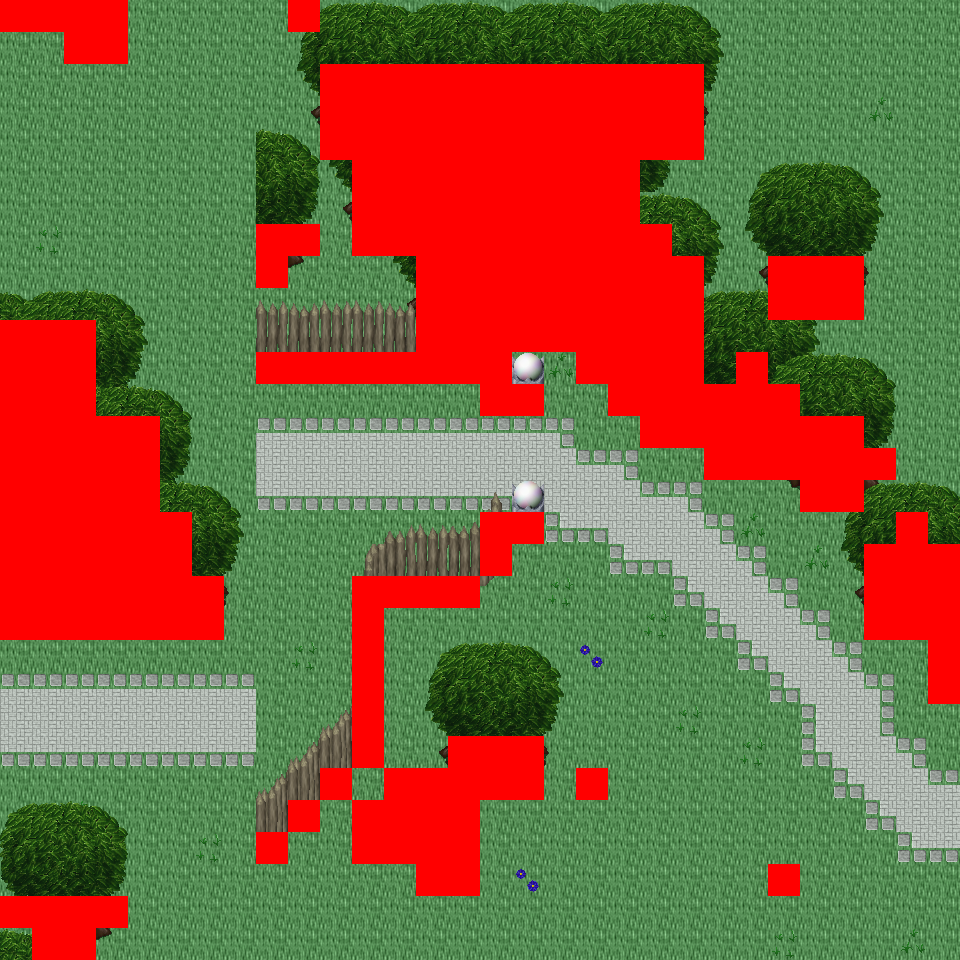

This is a level from a 2D game, rendered from its Tiled map with the project's own tilesets. A one-line summary and the map file follow, with tile-layer data summarised:
An orthogonal 30x30 tile map with 32x32 px tiles, 6 tile layers (Ground, Object, Object2, Above, ...), 48 tilesets and 7 objects (7x mapExit).

<map version="1.0" orientation="orthogonal" renderorder="right-down" width="30" height="30" tilewidth="32" tileheight="32" nextobjectid="8">
  <tileset firstgid="1" name="tileset_logic_collision" tilewidth="32" tileheight="32" tilecount="1" columns="1">
    <image source="../drawable/tileset_logic_collision.png" width="32" height="32" />
  </tileset>
  <tileset firstgid="2" name="tileset_ground_ground" tilewidth="32" tileheight="32" tilecount="33" columns="3">
    <image source="../drawable/tileset_ground_ground.png" width="96" height="352" />
  </tileset>
  <tileset firstgid="35" name="tileset_ground_water_water" tilewidth="32" tileheight="32" tilecount="24" columns="3">
    <image source="../drawable/tileset_ground_water_water.png" width="96" height="256" />
  </tileset>
  <tileset firstgid="59" name="tileset_plant_grasses" tilewidth="32" tileheight="32" tilecount="6" columns="3">
    <image source="../drawable/tileset_plant_grasses.png" width="96" height="64" />
  </tileset>
  <tileset firstgid="65" name="tileset_ground_grass_edges" tilewidth="32" tileheight="32" tilecount="36" columns="12">
    <image source="../drawable/tileset_ground_grass_edges.png" width="384" height="96" />
  </tileset>
  <tileset firstgid="101" name="tileset_plant_tree_tree_green" tilewidth="32" tileheight="32" tilecount="88" columns="8">
    <image source="../drawable/tileset_plant_tree_tree_green.png" width="256" height="352" />
  </tileset>
  <tileset firstgid="189" name="tileset_ground_water_pool_grassy" tilewidth="32" tileheight="32" tilecount="27" columns="9">
    <image source="../drawable/tileset_ground_water_pool_grassy.png" width="288" height="96" />
  </tileset>
  <tileset firstgid="216" name="tileset_ground_water_water_corners" tilewidth="32" tileheight="32" tilecount="12" columns="6">
    <image source="../drawable/tileset_ground_water_water_corners.png" width="192" height="64" />
  </tileset>
  <tileset firstgid="228" name="tileset_plant_flower_daisy_blue" tilewidth="32" tileheight="32" tilecount="8" columns="2">
    <image source="../drawable/tileset_plant_flower_daisy_blue.png" width="64" height="128" />
  </tileset>
  <tileset firstgid="236" name="tileset_ground_water_channels_grassy" tilewidth="32" tileheight="32" tilecount="6" columns="3">
    <image source="../drawable/tileset_ground_water_channels_grassy.png" width="96" height="64" />
  </tileset>
  <tileset firstgid="242" name="tileset_plant_flower_daisy_yellow" tilewidth="32" tileheight="32" tilecount="8" columns="2">
    <image source="../drawable/tileset_plant_flower_daisy_yellow.png" width="64" height="128" />
  </tileset>
  <tileset firstgid="250" name="tileset_plant_flower_daisy_white" tilewidth="32" tileheight="32" tilecount="8" columns="2">
    <image source="../drawable/tileset_plant_flower_daisy_white.png" width="64" height="128" />
  </tileset>
  <tileset firstgid="258" name="tileset_building_wall_wall_brown" tilewidth="32" tileheight="32" tilecount="12" columns="3">
    <image source="../drawable/tileset_building_wall_wall_brown.png" width="96" height="128" />
  </tileset>
  <tileset firstgid="270" name="tileset_plant_bush_bushes" tilewidth="32" tileheight="32" tilecount="10" columns="5">
    <image source="../drawable/tileset_plant_bush_bushes.png" width="160" height="64" />
  </tileset>
  <tileset firstgid="280" name="tileset_plant_vine" tilewidth="32" tileheight="32" tilecount="3" columns="1">
    <image source="../drawable/tileset_plant_vine.png" width="32" height="96" />
  </tileset>
  <tileset firstgid="283" name="tileset_building_decoration_rocks_2" tilewidth="32" tileheight="32" tilecount="2" columns="1">
    <image source="../drawable/tileset_building_decoration_rocks_2.png" width="32" height="64" />
  </tileset>
  <tileset firstgid="285" name="tileset_plant_stump_stump_green" tilewidth="32" tileheight="32" tilecount="4" columns="2">
    <image source="../drawable/tileset_plant_stump_stump_green.png" width="64" height="64" />
  </tileset>
  <tileset firstgid="289" name="tileset_building_decoration_green_block" tilewidth="32" tileheight="32" tilecount="4" columns="2">
    <image source="../drawable/tileset_building_decoration_green_block.png" width="64" height="64" />
  </tileset>
  <tileset firstgid="293" name="tileset_plant_tree_tree_golden_small" tilewidth="32" tileheight="32" tilecount="6" columns="2">
    <image source="../drawable/tileset_plant_tree_tree_golden_small.png" width="64" height="96" />
  </tileset>
  <tileset firstgid="299" name="tileset_plant_flower_daisy_red" tilewidth="32" tileheight="32" tilecount="8" columns="2">
    <image source="../drawable/tileset_plant_flower_daisy_red.png" width="64" height="128" />
  </tileset>
  <tileset firstgid="307" name="tileset_plant_stump_stump_purple" tilewidth="32" tileheight="32" tilecount="4" columns="2">
    <image source="../drawable/tileset_plant_stump_stump_purple.png" width="64" height="64" />
  </tileset>
  <tileset firstgid="311" name="tileset_item_pot_dark_barrel" tilewidth="32" tileheight="32" tilecount="2" columns="1">
    <image source="../drawable/tileset_item_pot_dark_barrel.png" width="32" height="64" />
  </tileset>
  <tileset firstgid="313" name="tileset_ground_ladder_vertical_dark" tilewidth="32" tileheight="32" tilecount="3" columns="3">
    <image source="../drawable/tileset_ground_ladder_vertical_dark.png" width="96" height="32" />
  </tileset>
  <tileset firstgid="316" name="tileset_item_statue_green_stone" tilewidth="32" tileheight="32" tilecount="12" columns="4">
    <image source="../drawable/tileset_item_statue_green_stone.png" width="128" height="96" />
  </tileset>
  <tileset firstgid="328" name="tileset_item_statue_grey_stone" tilewidth="32" tileheight="32" tilecount="4" columns="2">
    <image source="../drawable/tileset_item_statue_grey_stone.png" width="64" height="64" />
  </tileset>
  <tileset firstgid="332" name="tileset_ground_rock_pebbles" tilewidth="32" tileheight="32" tilecount="3" columns="1">
    <image source="../drawable/tileset_ground_rock_pebbles.png" width="32" height="96" />
  </tileset>
  <tileset firstgid="335" name="tileset_item_corpse_huge_animal" tilewidth="32" tileheight="32" tilecount="16" columns="2">
    <image source="../drawable/tileset_item_corpse_huge_animal.png" width="64" height="256" />
  </tileset>
  <tileset firstgid="351" name="tileset_building_fence_fence_chunky" tilewidth="32" tileheight="32" tilecount="21" columns="3">
    <image source="../drawable/tileset_building_fence_fence_chunky.png" width="96" height="224" />
  </tileset>
  <tileset firstgid="372" name="tileset_building_roof_red" tilewidth="32" tileheight="32" tilecount="20" columns="5">
    <image source="../drawable/tileset_building_roof_red.png" width="160" height="128" />
  </tileset>
  <tileset firstgid="392" name="tileset_building_decoration_banner" tilewidth="32" tileheight="32" tilecount="12" columns="1">
    <image source="../drawable/tileset_building_decoration_banner.png" width="32" height="384" />
  </tileset>
  <tileset firstgid="404" name="tileset_building_door_closed" tilewidth="32" tileheight="32" tilecount="1" columns="1">
    <image source="../drawable/tileset_building_door_closed.png" width="32" height="32" />
  </tileset>
  <tileset firstgid="405" name="tileset_building_window_window_right" tilewidth="32" tileheight="32" tilecount="2" columns="2">
    <image source="../drawable/tileset_building_window_window_right.png" width="64" height="32" />
  </tileset>
  <tileset firstgid="407" name="tileset_building_decoration_floor_sparkle" tilewidth="32" tileheight="32" tilecount="18" columns="3">
    <image source="../drawable/tileset_building_decoration_floor_sparkle.png" width="96" height="192" />
  </tileset>
  <tileset firstgid="425" name="tileset_object_well" tilewidth="32" tileheight="32" tilecount="4" columns="2">
    <image source="../drawable/tileset_object_well.png" width="64" height="64" />
  </tileset>
  <tileset firstgid="429" name="tileset_building_decoration_magician_banner" tilewidth="32" tileheight="32" tilecount="3" columns="3">
    <image source="../drawable/tileset_building_decoration_magician_banner.png" width="96" height="32" />
  </tileset>
  <tileset firstgid="432" name="tileset_building_decoration_chimney" tilewidth="32" tileheight="32" tilecount="2" columns="1">
    <image source="../drawable/tileset_building_decoration_chimney.png" width="32" height="64" />
  </tileset>
  <tileset firstgid="434" name="tileset_logic_item_sheepfood" tilewidth="32" tileheight="32" tilecount="1" columns="1">
    <image source="../drawable/tileset_logic_item_sheepfood.png" width="32" height="32" />
  </tileset>
  <tileset firstgid="435" name="tileset_logic_creature_rodent" tilewidth="32" tileheight="32" tilecount="8" columns="8">
    <image source="../drawable/tileset_logic_creature_rodent.png" width="256" height="32" />
  </tileset>
  <tileset firstgid="443" name="tileset_logic_creature_animal" tilewidth="32" tileheight="32" tilecount="32" columns="8">
    <image source="../drawable/tileset_logic_creature_animal.png" width="256" height="128" />
  </tileset>
  <tileset firstgid="475" name="tileset_logic_item_resources" tilewidth="32" tileheight="32" tilecount="6" columns="6">
    <image source="../drawable/tileset_logic_item_resources.png" width="192" height="32" />
  </tileset>
  <tileset firstgid="481" name="tileset_logic_protection" tilewidth="32" tileheight="32" tilecount="2" columns="2">
    <image source="../drawable/tileset_logic_protection.png" width="64" height="32" />
  </tileset>
  <tileset firstgid="483" name="tileset_ground_green_paving" tilewidth="32" tileheight="32" tilecount="18" columns="3">
    <image source="../drawable/tileset_ground_green_paving.png" width="96" height="192" />
  </tileset>
  <tileset firstgid="501" name="tileset_building_fence_palisade" tilewidth="32" tileheight="32" tilecount="84" columns="6">
    <image source="../drawable/tileset_building_fence_palisade.png" width="192" height="448" />
  </tileset>
  <tileset firstgid="585" name="tileset_light_light_5x5" tilewidth="32" tileheight="32" tilecount="25" columns="5">
    <image source="../drawable/tileset_light_light_5x5.png" width="160" height="160" />
  </tileset>
  <tileset firstgid="610" name="tileset_light_door_light" tilewidth="32" tileheight="32" tilecount="12" columns="3">
    <image source="../drawable/tileset_light_door_light.png" width="96" height="128" />
  </tileset>
  <tileset firstgid="622" name="tileset_building_decoration_orbpedestal" tilewidth="32" tileheight="32" tilecount="2" columns="1">
    <image source="../drawable/tileset_building_decoration_orbpedestal.png" width="32" height="64" />
  </tileset>
  <tileset firstgid="624" name="tileset_item_pot_wooden_crates" tilewidth="32" tileheight="32" tilecount="6" columns="3">
    <image source="../drawable/tileset_item_pot_wooden_crates.png" width="96" height="64" />
  </tileset>
  <tileset firstgid="630" name="tileset_logic_creature_fowl" tilewidth="32" tileheight="32" tilecount="6" columns="6">
    <image source="../drawable/tileset_logic_creature_fowl.png" width="192" height="32" />
  </tileset>
  <layer name="Ground" width="30" height="30">
    <data>[900 cells, 900 non-empty, 1 distinct tile ids]</data>
  </layer>
  <layer name="Object" width="30" height="30">
    <data>[900 cells, 120 non-empty, 16 distinct tile ids]</data>
  </layer>
  <layer name="Object2" width="30" height="30">
    <data>[900 cells, 161 non-empty, 44 distinct tile ids]</data>
  </layer>
  <layer name="Above" width="30" height="30">
    <data>[900 cells, 296 non-empty, 70 distinct tile ids]</data>
  </layer>
  <layer name="Above2" width="30" height="30">
    <data>[900 cells, 11 non-empty, 6 distinct tile ids]</data>
  </layer>
  <layer name="Walkable" width="30" height="30">
    <data>[900 cells, 246 non-empty, 1 distinct tile ids]</data>
  </layer>
  <objectgroup name="MapEvents">
    <object id="1" name="north" type="mapExit" x="128" y="0" width="160" height="32">
      <properties>
        <property name="map" value="level_0_x140_y21" />
        <property name="x" value="4" />
        <property name="y" value="28" />
      </properties>
    </object>
    <object id="2" name="north2" type="mapExit" x="320" y="0" width="640" height="32">
      <properties>
        <property name="map" value="level_0_x140_y21" />
        <property name="x" value="10" />
        <property name="y" value="28" />
      </properties>
    </object>
    <object id="3" name="south" type="mapExit" x="0" y="928" width="32" height="32">
      <properties>
        <property name="map" value="level_0_x140_y23" />
        <property name="x" value="0" />
        <property name="y" value="1" />
      </properties>
    </object>
    <object id="4" name="south2" type="mapExit" x="96" y="928" width="864" height="32">
      <properties>
        <property name="map" value="level_0_x140_y23" />
        <property name="x" value="3" />
        <property name="y" value="1" />
      </properties>
    </object>
    <object id="5" name="west" type="mapExit" x="0" y="32" width="32" height="288">
      <properties>
        <property name="map" value="level_0_x139_y22" />
        <property name="x" value="28" />
        <property name="y" value="1" />
      </properties>
    </object>
    <object id="6" name="west2" type="mapExit" x="0" y="640" width="32" height="256">
      <properties>
        <property name="map" value="level_0_x139_y22" />
        <property name="x" value="28" />
        <property name="y" value="20" />
      </properties>
    </object>
    <object id="7" name="west3" type="mapExit" x="0" y="928" width="32" height="32">
      <properties>
        <property name="map" value="level_0_x139_y22" />
        <property name="x" value="28" />
        <property name="y" value="29" />
      </properties>
    </object>
  </objectgroup>
</map>
